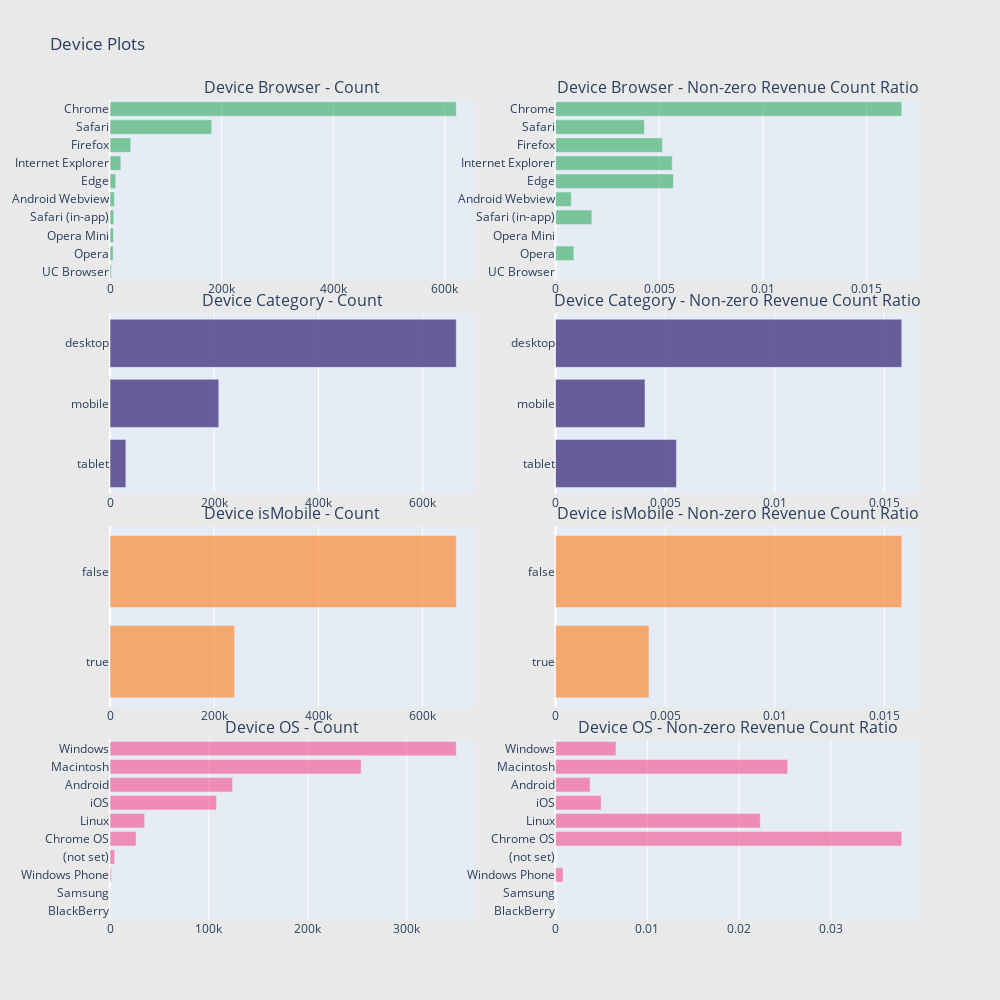

Source (notebook cell):
### Markdown cell above
**2）.We will exam the following for their potential impact on revenue:**

**(1)device-related data**(device.browser, device.deviceCategory, device.isMobile, device.operatingSystem)

**(2)geoNetwork-related data** (geoNetwork.city, geoNetwork.continent, geoNetwork.country, geoNetwork.metro, geoNetwork.networkDomain, geoNetwork.region, geoNetwork.subContinent)

**(3)traffic source-related data**(trafficSource.adContent, trafficSource.adwordsClickInfo.adNetworkType, trafficSource.adwordsClickInfo.gclId, trafficSource.adwordsClickInfo.isVideoAd, trafficSource.adwordsClickInfo.page, trafficSource.adwordsClickInfo.slot, trafficSource.campaign, trafficSource.campaignCode, trafficSource.isTrueDirect, trafficSource.keyword, trafficSource.medium, trafficSource.referralPath, trafficSource.source)

**(4)visitor engagement metrics**(totals.bounces, totals.hits, totals.newVisits, totals.pageviews, totals.transactionRevenue）

### Code cell
import plotly.graph_objs as go
from plotly.subplots import make_subplots
import plotly.offline as py

train_df['totals.transactionRevenue'] = pd.to_numeric(train_df['totals.transactionRevenue'], errors='coerce')

def horizontal_bar_chart(cnt_srs, color):
    trace = go.Bar(
        y=cnt_srs.index[::-1],
        x=cnt_srs.values[::-1],
        showlegend=False,
        orientation='h',
        marker=dict(
            color=color,
        ),
    )
    return trace

# Device Browser
cnt_srs_browser = train_df.groupby('device.browser')['totals.transactionRevenue'].agg(['size', 'count', 'mean'])
cnt_srs_browser.columns = ["count", "count of non-zero revenue", "mean"]
cnt_srs_browser = cnt_srs_browser.sort_values(by="count", ascending=False)
trace1 = horizontal_bar_chart(cnt_srs_browser["count"].head(10), 'rgba(50, 171, 96, 0.6)')
trace2 = horizontal_bar_chart(cnt_srs_browser["count of non-zero revenue"].head(10) / cnt_srs_browser["count"].head(10), 'rgba(50, 171, 96, 0.6)')

# Device Category
cnt_srs_category = train_df.groupby('device.deviceCategory')['totals.transactionRevenue'].agg(['size', 'count', 'mean'])
cnt_srs_category.columns = ["count", "count of non-zero revenue", "mean"]
cnt_srs_category = cnt_srs_category.sort_values(by="count", ascending=False)
trace3 = horizontal_bar_chart(cnt_srs_category["count"].head(10), 'rgba(71, 58, 131, 0.8)')
trace4 = horizontal_bar_chart(cnt_srs_category["count of non-zero revenue"].head(10) / cnt_srs_category["count"].head(10), 'rgba(71, 58, 131, 0.8)')

# Device isMobile
cnt_srs_is_mobile = train_df.groupby('device.isMobile')['totals.transactionRevenue'].agg(['size', 'count', 'mean'])
cnt_srs_is_mobile.columns = ["count", "count of non-zero revenue", "mean"]
cnt_srs_is_mobile = cnt_srs_is_mobile.sort_values(by="count", ascending=False)
trace5 = horizontal_bar_chart(cnt_srs_is_mobile["count"].head(10), 'rgba(255, 123, 22, 0.6)')
trace6 = horizontal_bar_chart(cnt_srs_is_mobile["count of non-zero revenue"].head(10) / cnt_srs_is_mobile["count"].head(10), 'rgba(255, 123, 22, 0.6)')

# Operating system
cnt_srs_os = train_df.groupby('device.operatingSystem')['totals.transactionRevenue'].agg(['size', 'count', 'mean'])
cnt_srs_os.columns = ["count", "count of non-zero revenue", "mean"]
cnt_srs_os = cnt_srs_os.sort_values(by="count", ascending=False)
trace7 = horizontal_bar_chart(cnt_srs_os["count"].head(10), 'rgba(246, 78, 139, 0.6)')
trace8 = horizontal_bar_chart(cnt_srs_os["count of non-zero revenue"].head(10) / cnt_srs_os["count"].head(10), 'rgba(246, 78, 139, 0.6)')

# Creating a subplot with 4 rows and 2 columns
fig = make_subplots(rows=4, cols=2, vertical_spacing=0.04, 
                    subplot_titles=["Device Browser - Count", "Device Browser - Non-zero Revenue Count Ratio",
                                    "Device Category - Count",  "Device Category - Non-zero Revenue Count Ratio",
                                    "Device isMobile - Count", "Device isMobile - Non-zero Revenue Count Ratio",
                                    "Device OS - Count", "Device OS - Non-zero Revenue Count Ratio"])

# Adding traces to the subplot
fig.add_trace(trace1, row=1, col=1)
fig.add_trace(trace2, row=1, col=2)
fig.add_trace(trace3, row=2, col=1)
fig.add_trace(trace4, row=2, col=2)
fig.add_trace(trace5, row=3, col=1)
fig.add_trace(trace6, row=3, col=2)
fig.add_trace(trace7, row=4, col=1)
fig.add_trace(trace8, row=4, col=2)

# Updating layout
fig.update_layout(height=1000, width=1000, paper_bgcolor='rgb(233,233,233)', title="Device Plots")

# Displaying the plot
py.iplot(fig, filename='device-plots')

### Figure 1 — Plotly figure (JSON) as saved in the notebook; plotly's stock layout.template omitted (floating-point values rounded to 4 significant figures)
{"data": [{"marker": {"color": "rgba(50, 171, 96, 0.6)"}, "orientation": "h", "showlegend": false, "type": "bar", "x": [2427, 5643, 6139, 6850, 7865, 10205, 19375, 37069, 182245, 620364], "xaxis": "x", "y": ["UC Browser", "Opera", "Opera Mini", "Safari (in-app)", "Android Webview", "Edge", "Internet Explorer", "Firefox", "Safari", "Chrome"], "yaxis": "y"}, {"marker": {"color": "rgba(50, 171, 96, 0.6)"}, "orientation": "h", "showlegend": false, "type": "bar", "x": [0, 0.0008861, 0, 0.001752, 0.0007629, 0.005683, 0.005626, 0.005153, 0.00428, 0.01669], "xaxis": "x2", "y": ["UC Browser", "Opera", "Opera Mini", "Safari (in-app)", "Android Webview", "Edge", "Internet Explorer", "Firefox", "Safari", "Chrome"], "yaxis": "y2"}, {"marker": {"color": "rgba(71, 58, 131, 0.8)"}, "orientation": "h", "showlegend": false, "type": "bar", "x": [30449, 208725, 664479], "xaxis": "x3", "y": ["tablet", "mobile", "desktop"], "yaxis": "y3"}, {"marker": {"color": "rgba(71, 58, 131, 0.8)"}, "orientation": "h", "showlegend": false, "type": "bar", "x": [0.005517, 0.004082, 0.01579], "xaxis": "x4", "y": ["tablet", "mobile", "desktop"], "yaxis": "y4"}, {"marker": {"color": "rgba(255, 123, 22, 0.6)"}, "orientation": "h", "showlegend": false, "type": "bar", "x": [239123, 664530], "xaxis": "x5", "y": [true, false], "yaxis": "y5"}, {"marker": {"color": "rgba(255, 123, 22, 0.6)"}, "orientation": "h", "showlegend": false, "type": "bar", "x": [0.004266, 0.01579], "xaxis": "x6", "y": [true, false], "yaxis": "y6"}, {"marker": {"color": "rgba(246, 78, 139, 0.6)"}, "orientation": "h", "showlegend": false, "type": "bar", "x": [218, 280, 1216, 4695, 26337, 35034, 107665, 123892, 253938, 350072], "xaxis": "x7", "y": ["BlackBerry", "Samsung", "Windows Phone", "(not set)", "Chrome OS", "Linux", "iOS", "Android", "Macintosh", "Windows"], "yaxis": "y7"}, {"marker": {"color": "rgba(246, 78, 139, 0.6)"}, "orientation": "h", "showlegend": false, "type": "bar", "x": [0, 0, 0.0008224, 0, 0.03774, 0.02232, 0.004978, 0.003769, 0.02531, 0.006596], "xaxis": "x8", "y": ["BlackBerry", "Samsung", "Windows Phone", "(not set)", "Chrome OS", "Linux", "iOS", "Android", "Macintosh", "Windows"], "yaxis": "y8"}], "layout": {"annotations": [{"font": {"size": 16}, "showarrow": false, "text": "Device Browser - Count", "x": 0.225, "xanchor": "center", "xref": "paper", "y": 1, "yanchor": "bottom", "yref": "paper"}, {"font": {"size": 16}, "showarrow": false, "text": "Device Browser - Non-zero Revenue Count Ratio", "x": 0.775, "xanchor": "center", "xref": "paper", "y": 1, "yanchor": "bottom", "yref": "paper"}, {"font": {"size": 16}, "showarrow": false, "text": "Device Category - Count", "x": 0.225, "xanchor": "center", "xref": "paper", "y": 0.74, "yanchor": "bottom", "yref": "paper"}, {"font": {"size": 16}, "showarrow": false, "text": "Device Category - Non-zero Revenue Count Ratio", "x": 0.775, "xanchor": "center", "xref": "paper", "y": 0.74, "yanchor": "bottom", "yref": "paper"}, {"font": {"size": 16}, "showarrow": false, "text": "Device isMobile - Count", "x": 0.225, "xanchor": "center", "xref": "paper", "y": 0.48, "yanchor": "bottom", "yref": "paper"}, {"font": {"size": 16}, "showarrow": false, "text": "Device isMobile - Non-zero Revenue Count Ratio", "x": 0.775, "xanchor": "center", "xref": "paper", "y": 0.48, "yanchor": "bottom", "yref": "paper"}, {"font": {"size": 16}, "showarrow": false, "text": "Device OS - Count", "x": 0.225, "xanchor": "center", "xref": "paper", "y": 0.22, "yanchor": "bottom", "yref": "paper"}, {"font": {"size": 16}, "showarrow": false, "text": "Device OS - Non-zero Revenue Count Ratio", "x": 0.775, "xanchor": "center", "xref": "paper", "y": 0.22, "yanchor": "bottom", "yref": "paper"}], "height": 1000, "paper_bgcolor": "rgb(233,233,233)", "title": {"text": "Device Plots"}, "width": 1000, "xaxis": {"anchor": "y", "autorange": true, "domain": [0, 0.45], "range": [0, 653000.0], "type": "linear"}, "xaxis2": {"anchor": "y2", "autorange": true, "domain": [0.55, 1], "range": [0, 0.01757], "type": "linear"}, "xaxis3": {"anchor": "y3", "autorange": true, "domain": [0, 0.45], "range": [0, 699500.0], "type": "linear"}, "xaxis4": {"anchor": "y4", "autorange": true, "domain": [0.55, 1], "range": [0, 0.01663], "type": "linear"}, "xaxis5": {"anchor": "y5", "autorange": true, "domain": [0, 0.45], "range": [0, 699500.0], "type": "linear"}, "xaxis6": {"anchor": "y6", "autorange": true, "domain": [0.55, 1], "range": [0, 0.01662], "type": "linear"}, "xaxis7": {"anchor": "y7", "autorange": true, "domain": [0, 0.45], "range": [0, 368500.0], "type": "linear"}, "xaxis8": {"anchor": "y8", "autorange": true, "domain": [0.55, 1], "range": [0, 0.03973], "type": "linear"}, "yaxis": {"anchor": "x", "autorange": true, "domain": [0.78, 1], "range": [-0.5, 9.5], "type": "category"}, "yaxis2": {"anchor": "x2", "autorange": true, "domain": [0.78, 1], "range": [-0.5, 9.5], "type": "category"}, "yaxis3": {"anchor": "x3", "autorange": true, "domain": [0.52, 0.74], "range": [-0.5, 2.5], "type": "category"}, "yaxis4": {"anchor": "x4", "autorange": true, "domain": [0.52, 0.74], "range": [-0.5, 2.5], "type": "category"}, "yaxis5": {"anchor": "x5", "autorange": true, "domain": [0.26, 0.48], "range": [-0.5, 1.5], "type": "category"}, "yaxis6": {"anchor": "x6", "autorange": true, "domain": [0.26, 0.48], "range": [-0.5, 1.5], "type": "category"}, "yaxis7": {"anchor": "x7", "autorange": true, "domain": [0, 0.22], "range": [-0.5, 9.5], "type": "category"}, "yaxis8": {"anchor": "x8", "autorange": true, "domain": [0, 0.22], "range": [-0.5, 9.5], "type": "category"}}}
